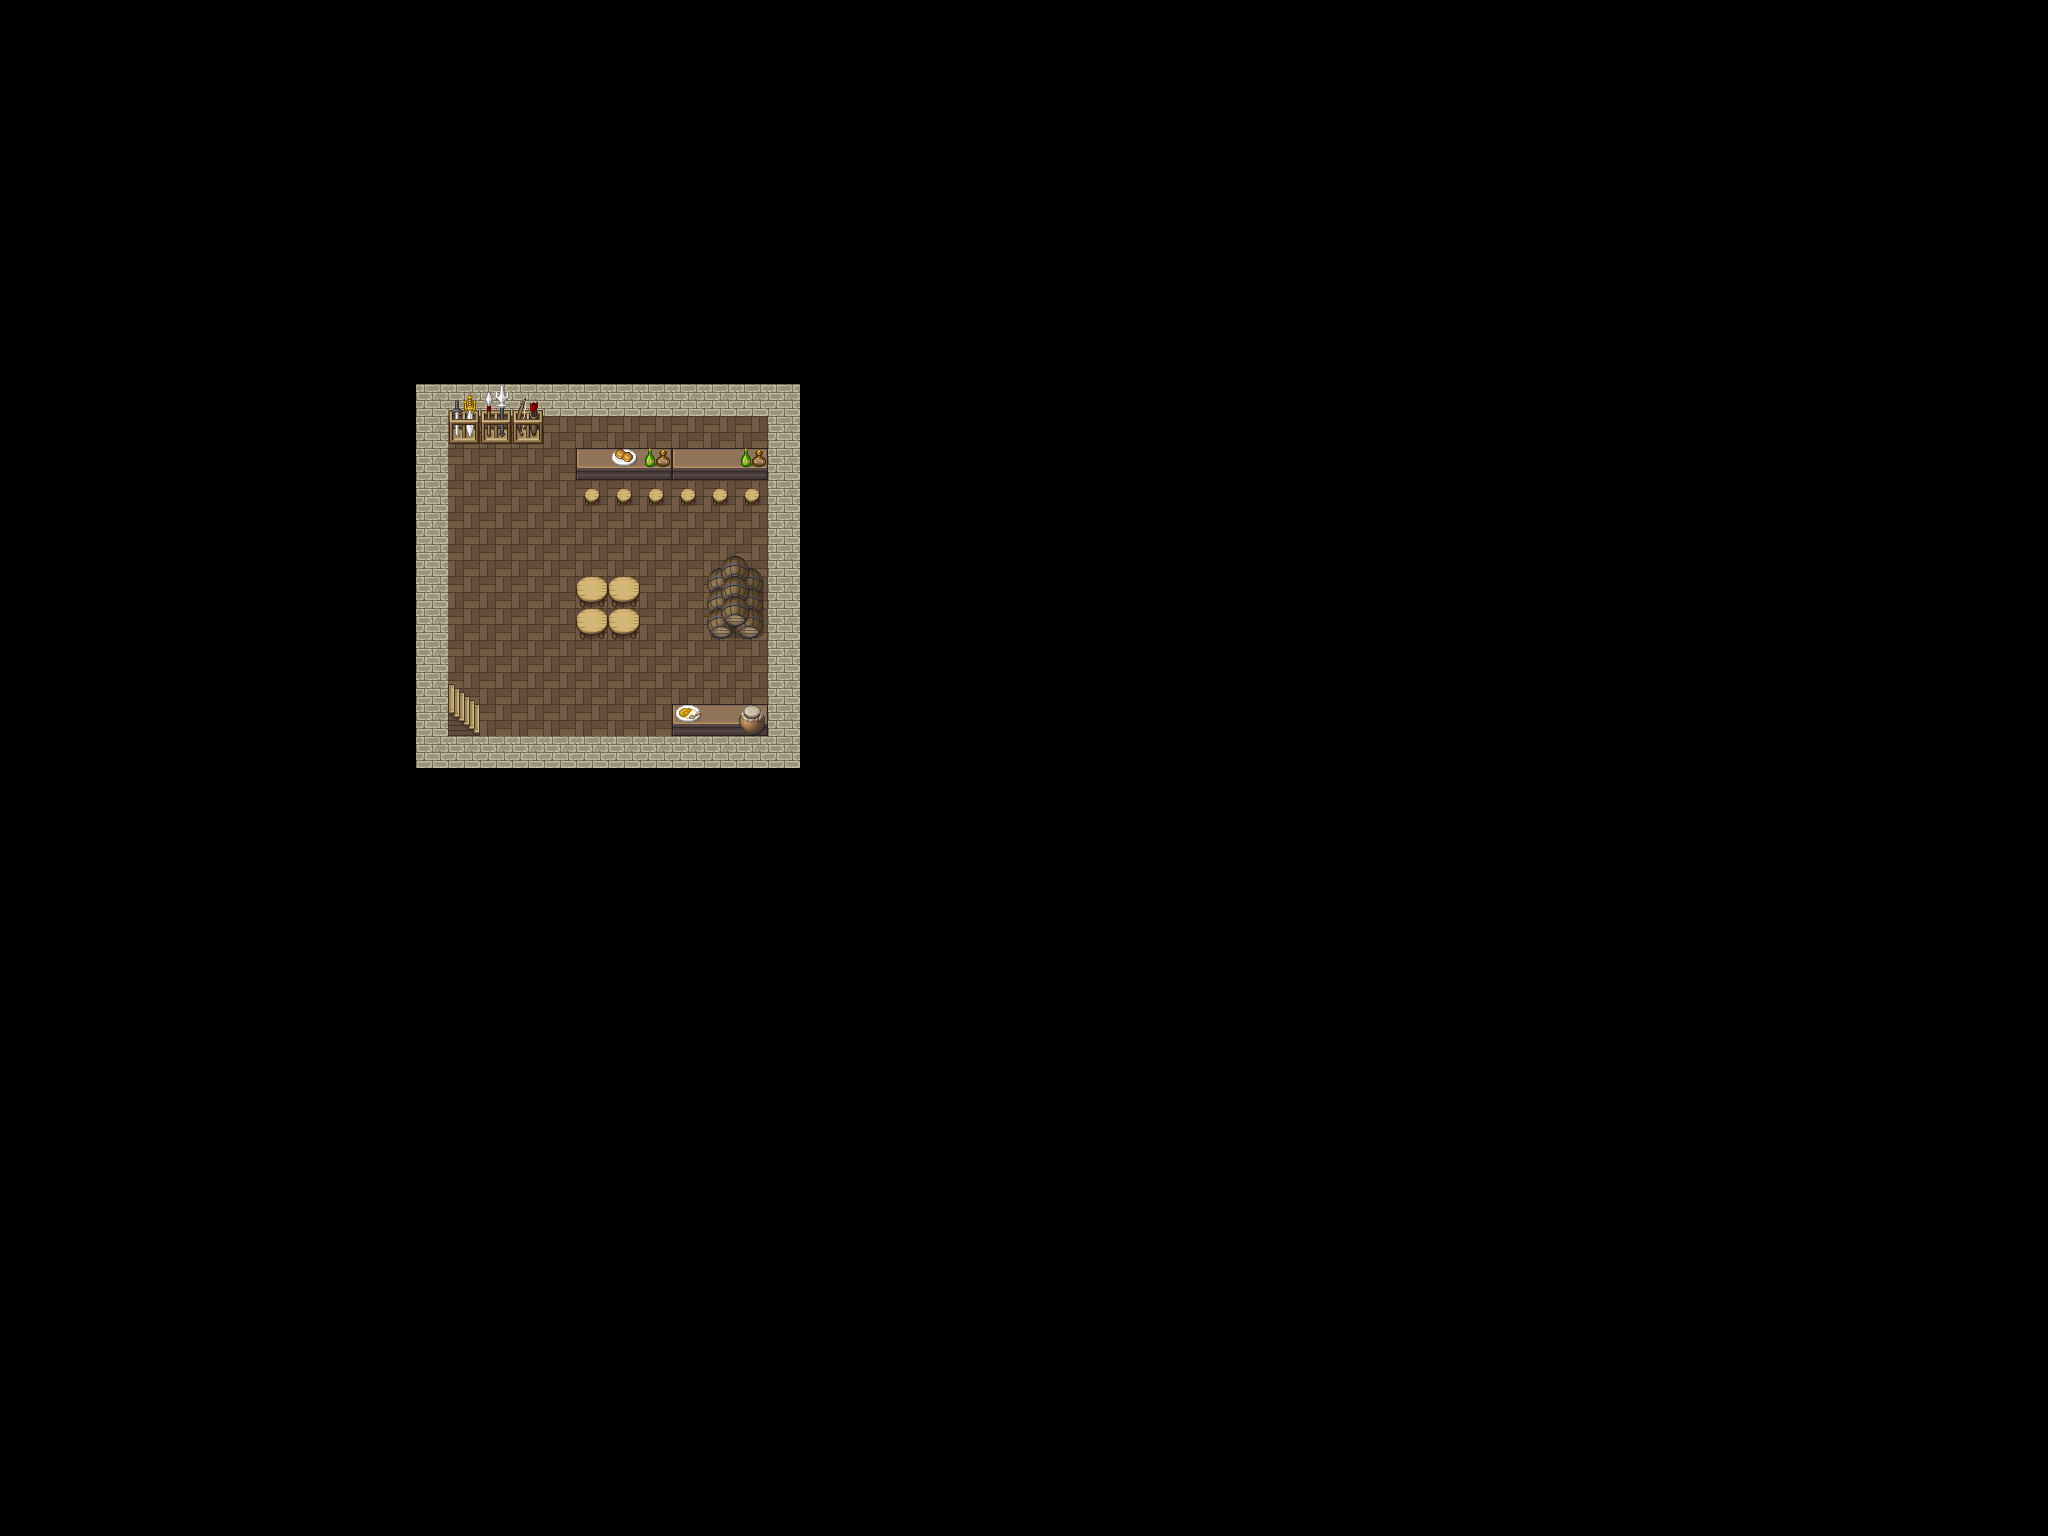

This game map was drawn from its Tiled (.tmx) file and the tilesets committed beside it. A one-line description and the trimmed map source follow:
An orthogonal 64x48 tile map with 32x32 px tiles, 8 tile layers (Remplissage, Background, Mur, Bar, ...).

<map version="1.2" tiledversion="1.3.1" orientation="orthogonal" renderorder="right-down" compressionlevel="-1" width="64" height="48" tilewidth="32" tileheight="32" infinite="0" nextlayerid="12" nextobjectid="1">
 <tileset firstgid="1" name="[Base]BaseChip_pipo" tilewidth="32" tileheight="32" tilecount="1064" columns="8">
  <image source="[Base]BaseChip_pipo.png" width="256" height="4256" />
 </tileset>
 <layer id="1" name="Remplissage" width="64" height="48">
  <data>[3072 cells, 3072 non-empty, 1 distinct tile ids]</data>
 </layer>
 <layer id="2" name="Background" width="64" height="48">
  <data>[3072 cells, 144 non-empty, 1 distinct tile ids]</data>
 </layer>
 <layer id="7" name="Mur" width="64" height="48">
  <data>[3072 cells, 54 non-empty, 8 distinct tile ids]</data>
 </layer>
 <layer id="8" name="Bar" width="64" height="48">
  <data>[3072 cells, 15 non-empty, 4 distinct tile ids]</data>
 </layer>
 <layer id="6" name="Bouffe" width="64" height="48">
  <data>[3072 cells, 11 non-empty, 10 distinct tile ids]</data>
 </layer>
 <layer id="9" name="Escalier" width="64" height="48">
  <data>[3072 cells, 2 non-empty, 2 distinct tile ids]</data>
 </layer>
 <layer id="10" name="Aubergiste" width="64" height="48">
  <data>[3072 cells, 0 non-empty, 0 distinct tile ids]</data>
 </layer>
 <layer id="11" name="Armurier" width="64" height="48">
  <data>[3072 cells, 0 non-empty, 0 distinct tile ids]</data>
 </layer>
</map>
